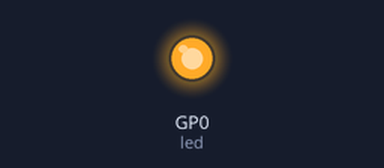
A program run on a simulated Raspberry Pi Pico running MicroPython. On the bench: output pins drawn as LEDs (lit = HIGH). At 0.0 s the program stops and its outputs stay as they are.

Above: at 0.1 s.
Timing chart, 0 to 1.5 s (numbered marks = the images above):
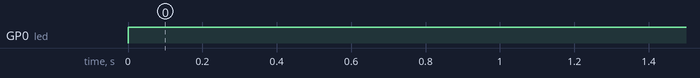

The program:

LED.py
```python
'''
 * Keyestudio 24 in 1 Starter Kit for Raspberry Pi Pico
 * lesson 1.1
 * turn on led
 * http://www.keyestudio.com
'''
from machine import Pin

led = Pin(0, Pin.OUT)# 构建led对象,外接LED灯连接与引脚0相连，并设置引脚0为输出模式

led.value(1)# 高电平点亮
    
```

Measured:
- by itself, GP0 (led): LOW → HIGH at 0.00 s
